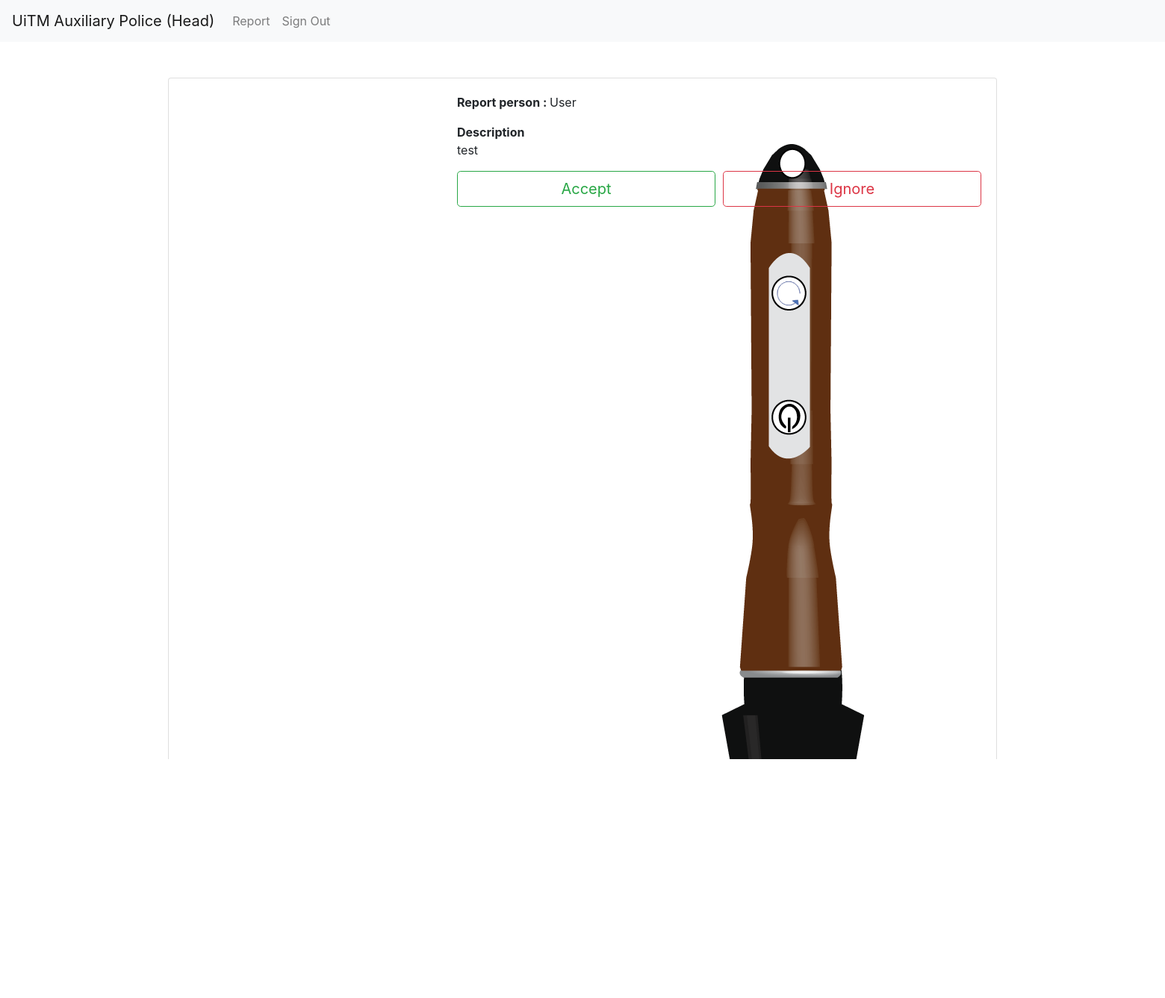
Screenshot of /headpolice/reporthistory.php?id=20 with the database file from the repository.
### tables this page shows
CREATE TABLE `report` (
  `reportID` int(11) NOT NULL,
  `reportdate` date NOT NULL,
  `reporttime` time NOT NULL,
  `reportcreated` timestamp NOT NULL DEFAULT current_timestamp(),
  `description` varchar(50) NOT NULL,
  `reportLocation` varchar(50) NOT NULL,
  `reportEvidence` varchar(300) NOT NULL,
  `userID` int(11) NOT NULL,
  `progressID` int(11) NOT NULL
);

CREATE TABLE `user` (
  `userID` int(11) NOT NULL,
  `userIC` varchar(50) NOT NULL,
  `userName` varchar(180) NOT NULL,
  `role_id` int(11) NOT NULL,
  `phoneNum` varchar(30) NOT NULL,
  `department` varchar(30) NOT NULL
);

### headpolice/reporthistory.php (the view, shortened to what this page needs)
<?php
include_once('../templates/header.php');
include_once('../templates/navhead.php');
require('../connect.php');
?>
<div class="container pt-5">
    <?php
    $id = $_GET['id'];
    $historyquery = "SELECT * FROM report JOIN user ON report.userID=user.userID  WHERE reportID=$id";
    $historyget = mysqli_query($connection, $historyquery);
    while ($hty = mysqli_fetch_array($historyget)) {
    ?>
        <div class="card d-none d-md-block">
            <div class="card-body">
                <div class="row">
                    <div class="col-4 text-center">
                        <img src="../assets/img/<?php echo $hty['reportEvidence']; ?>" class="card-img" style="width:auto ;">
                    </div>
                    <div class="col-8">
                        <p><strong>Report person : </strong><?= $hty['userName']; ?></p>
                        <p><strong>Description</strong></br><?= $hty['description']; ?></p>
                        <?php
                        if ($hty['progressID'] == 0) { ?>
                            <div class="form-row">
                                <div class="col">
                                    <a href="<?= $base_url; ?>functionupdatestatus.php?status=1&&id=<?= $hty['reportID']; ?>" class="btn btn-lg btn-outline-success btn-block">Accept</a>
                                </div>
                                <div class="col">
                                    <a href="<?= $base_url; ?>functionupdatestatus.php?status=2&&id=<?= $hty['reportID']; ?>" class="btn btn-lg btn-outline-danger btn-block">Ignore</a>
                                </div>
                            </div>
                        <?php } else {
                            echo 'contact database manager';
                        } ?>
                    </div>
                </div>
            </div>
        </div>
    <?php } ?>
</div>
<?php
include_once('../templates/footer.php');
?>

### rows the page displays
report: reportEvidence (picture), userID.userName "User", description "test"
